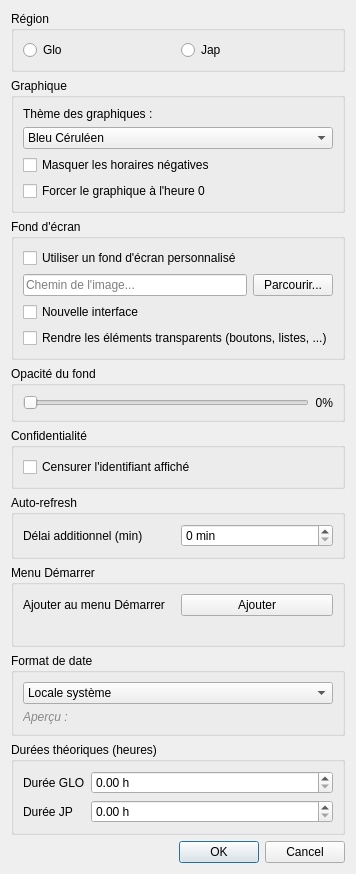
<?xml version="1.0" encoding="UTF-8"?>
<ui version="4.0">
 <class>OptionsDialog</class>
 <widget class="QWidget" name="OptionsDialog">
  <property name="geometry">
   <rect>
    <x>0</x>
    <y>0</y>
    <width>259</width>
    <height>499</height>
   </rect>
  </property>
  <property name="windowTitle">
   <string>Options</string>
  </property>
  <layout class="QVBoxLayout" name="verticalLayout">
   <item>
    <widget class="QGroupBox" name="groupRegion">
     <property name="title">
      <string>Région</string>
     </property>
     <layout class="QHBoxLayout" name="layoutRegion">
      <item>
       <widget class="QRadioButton" name="radioGlo">
        <property name="enabled">
         <bool>true</bool>
        </property>
        <property name="text">
         <string>Glo</string>
        </property>
       </widget>
      </item>
      <item>
       <widget class="QRadioButton" name="radioJap">
        <property name="enabled">
         <bool>true</bool>
        </property>
        <property name="text">
         <string>Jap</string>
        </property>
       </widget>
      </item>
     </layout>
    </widget>
   </item>
   <item>
    <widget class="QGroupBox" name="groupGraph">
     <property name="title">
      <string>Graphique</string>
     </property>
     <layout class="QVBoxLayout" name="layoutGraph">
      <item>
       <widget class="QLabel" name="labelTheme">
        <property name="text">
         <string>Thème des graphiques :</string>
        </property>
       </widget>
      </item>
      <item>
       <widget class="QComboBox" name="comboTheme">
        <item>
         <property name="text">
          <string>Bleu Céruléen</string>
         </property>
        </item>
        <item>
         <property name="text">
          <string>Clair - Bleu 1</string>
         </property>
        </item>
        <item>
         <property name="text">
          <string>Clair - Bleu 2</string>
         </property>
        </item>
        <item>
         <property name="text">
          <string>Clair - Bleu 3</string>
         </property>
        </item>
        <item>
         <property name="text">
          <string>Clair - Noir</string>
         </property>
        </item>
        <item>
         <property name="text">
          <string>Clair - Vert</string>
         </property>
        </item>
        <item>
         <property name="text">
          <string>Sable</string>
         </property>
        </item>
        <item>
         <property name="text">
          <string>Thème sombre</string>
         </property>
        </item>
       </widget>
      </item>
      <item>
       <widget class="QCheckBox" name="checkHideNegativeTime">
        <property name="text">
         <string>Masquer les horaires négatives</string>
        </property>
        <property name="toolTip">
         <string>Certaines heures sont buggés, comme celle du TB 61. Cocher cette option les masquera.</string>
        </property>
       </widget>
      </item>
      <item>
       <widget class="QCheckBox" name="checkForceZeroHour">
        <property name="text">
         <string>Forcer le graphique à l'heure 0</string>
        </property>
       </widget>
      </item>
     </layout>
    </widget>
   </item>
   <item>
    <widget class="QGroupBox" name="groupBackground">
     <property name="title">
      <string>Fond d'écran</string>
     </property>
     <layout class="QVBoxLayout" name="layoutBackgroundRoot">
      <item>
       <widget class="QCheckBox" name="checkCustomBackground">
        <property name="text">
         <string>Utiliser un fond d'écran personnalisé</string>
        </property>
       </widget>
      </item>
      <item>
       <layout class="QHBoxLayout" name="layoutBackgroundPath">
        <item>
         <widget class="QLineEdit" name="editBackgroundPath">
          <property name="readOnly">
           <bool>true</bool>
          </property>
          <property name="placeholderText">
           <string>Chemin de l'image...</string>
          </property>
         </widget>
        </item>
        <item>
         <widget class="QPushButton" name="buttonBrowseBackground">
          <property name="text">
           <string>Parcourir...</string>
          </property>
         </widget>
        </item>
       </layout>
      </item>
      <item>
       <widget class="QCheckBox" name="checkNewUI">
        <property name="text">
         <string>Nouvelle interface</string>
        </property>
        <property name="toolTip">
         <string>Utilise le nouveau style d'affichage pour l'application.</string>
        </property>
       </widget>
      </item>
      <item>
       <widget class="QCheckBox" name="checkTransparentControls">
        <property name="text">
         <string>Rendre les éléments transparents (boutons, listes, ...)</string>
        </property>
        <property name="toolTip">
         <string>Quand coché: boutons/listes/etc. sont transparents. Sinon, ils sont opaques. La barre de menu et la barre d'état restent transparentes.</string>
        </property>
       </widget>
      </item>
     </layout>
    </widget>
   </item>
   <item>
    <widget class="QGroupBox" name="groupDim">
     <property name="title">
      <string>Opacité du fond</string>
     </property>
     <layout class="QHBoxLayout" name="layoutDim">
      <item>
       <widget class="QSlider" name="sliderOpacity">
        <property name="minimum">
         <number>0</number>
        </property>
        <property name="maximum">
         <number>100</number>
        </property>
        <property name="orientation">
         <enum>Qt::Horizontal</enum>
        </property>
       </widget>
      </item>
      <item>
       <widget class="QLabel" name="labelOpacityValue">
        <property name="text">
         <string>0%</string>
        </property>
        <property name="alignment">
         <set>Qt::AlignRight|Qt::AlignTrailing|Qt::AlignVCenter</set>
        </property>
       </widget>
      </item>
     </layout>
    </widget>
   </item>
   <item>
    <widget class="QGroupBox" name="groupPrivacy">
     <property name="title">
      <string>Confidentialité</string>
     </property>
     <layout class="QVBoxLayout" name="layoutPrivacy">
      <item>
       <widget class="QCheckBox" name="checkCensorId">
        <property name="text">
         <string>Censurer l'identifiant affiché</string>
        </property>
       </widget>
      </item>
     </layout>
    </widget>
   </item>
   <item>
    <widget class="QGroupBox" name="groupAutoRefresh">
     <property name="title">
      <string>Auto-refresh</string>
     </property>
     <layout class="QHBoxLayout" name="layoutAutoRefresh">
      <item>
       <widget class="QLabel" name="labelExtraDelay">
        <property name="text">
         <string>Délai additionnel (min)</string>
        </property>
       </widget>
      </item>
      <item>
       <widget class="QSpinBox" name="spinExtraDelay">
        <property name="toolTip">
         <string>Ajoute 0 à 15 minutes aux quarts d'heure (00, 15, 30, 45)</string>
        </property>
        <property name="suffix">
         <string> min</string>
        </property>
        <property name="minimum">
         <number>0</number>
        </property>
        <property name="maximum">
         <number>15</number>
        </property>
       </widget>
      </item>
     </layout>
    </widget>
   </item>
   <item>
    <widget class="QGroupBox" name="groupStartMenu">
     <property name="title">
      <string>Menu Démarrer</string>
     </property>
     <layout class="QGridLayout" name="gridStartMenu">
      <item row="0" column="0">
       <widget class="QLabel" name="labelAddStartMenuTitle">
        <property name="text">
         <string>Ajouter au menu Démarrer</string>
        </property>
       </widget>
      </item>
      <item row="0" column="1">
       <widget class="QPushButton" name="buttonAddStartMenu">
        <property name="text">
         <string>Ajouter</string>
        </property>
       </widget>
      </item>
      <item row="1" column="0" colspan="2">
       <widget class="QLabel" name="labelAddStartMenuHint">
        <property name="text">
         <string></string>
        </property>
        <property name="styleSheet">
         <string notr="true">color: #9aa0a6; font-size: 11px;</string>
        </property>
       </widget>
      </item>
     </layout>
    </widget>
   </item>
   <item>
    <widget class="QGroupBox" name="groupDateFormat">
     <property name="title">
      <string>Format de date</string>
     </property>
     <layout class="QVBoxLayout" name="layoutDateFormat">
      <item>
       <widget class="QComboBox" name="comboDateFormat">
        <item>
         <property name="text">
          <string>Locale système</string>
         </property>
        </item>
        <item>
         <property name="text">
          <string notr="true">dd/MM/yyyy HH:mm</string>
         </property>
        </item>
        <item>
         <property name="text">
          <string notr="true">MM/dd/yyyy HH:mm</string>
         </property>
        </item>
        <item>
         <property name="text">
          <string notr="true">yyyy-MM-dd HH:mm</string>
         </property>
        </item>
       </widget>
      </item>
      <item>
       <widget class="QLabel" name="labelDatePreview">
        <property name="text">
         <string>Aperçu : </string>
        </property>
        <property name="styleSheet">
         <string notr="true">color: #888888; font-style: italic;</string>
        </property>
       </widget>
      </item>
     </layout>
    </widget>
   </item>
   <item>
    <widget class="QGroupBox" name="groupDurations">
     <property name="title">
      <string>Durées théoriques (heures)</string>
     </property>
     <layout class="QVBoxLayout" name="layoutDurations">
      <item>
       <layout class="QFormLayout" name="formDurations">
        <item row="0" column="0">
         <widget class="QLabel" name="labelDurGlo">
          <property name="text">
           <string>Durée GLO</string>
          </property>
         </widget>
        </item>
        <item row="0" column="1">
         <widget class="QDoubleSpinBox" name="spinDurGlo">
          <property name="minimum">
           <double>0.0</double>
          </property>
          <property name="maximum">
           <double>1000.0</double>
          </property>
          <property name="suffix">
           <string> h</string>
          </property>
         </widget>
        </item>
        <item row="1" column="0">
         <widget class="QLabel" name="labelDurJp">
          <property name="text">
           <string>Durée JP</string>
          </property>
         </widget>
        </item>
        <item row="1" column="1">
         <widget class="QDoubleSpinBox" name="spinDurJp">
          <property name="minimum">
           <double>0.0</double>
          </property>
          <property name="maximum">
           <double>1000.0</double>
          </property>
          <property name="suffix">
           <string> h</string>
          </property>
         </widget>
        </item>
       </layout>
      </item>
     </layout>
    </widget>
   </item>
   <item>
    <widget class="QDialogButtonBox" name="buttonBox">
     <property name="standardButtons">
      <set>QDialogButtonBox::Cancel|QDialogButtonBox::Ok</set>
     </property>
    </widget>
   </item>
  </layout>
 </widget>
 <resources/>
 <connections/>
</ui>
